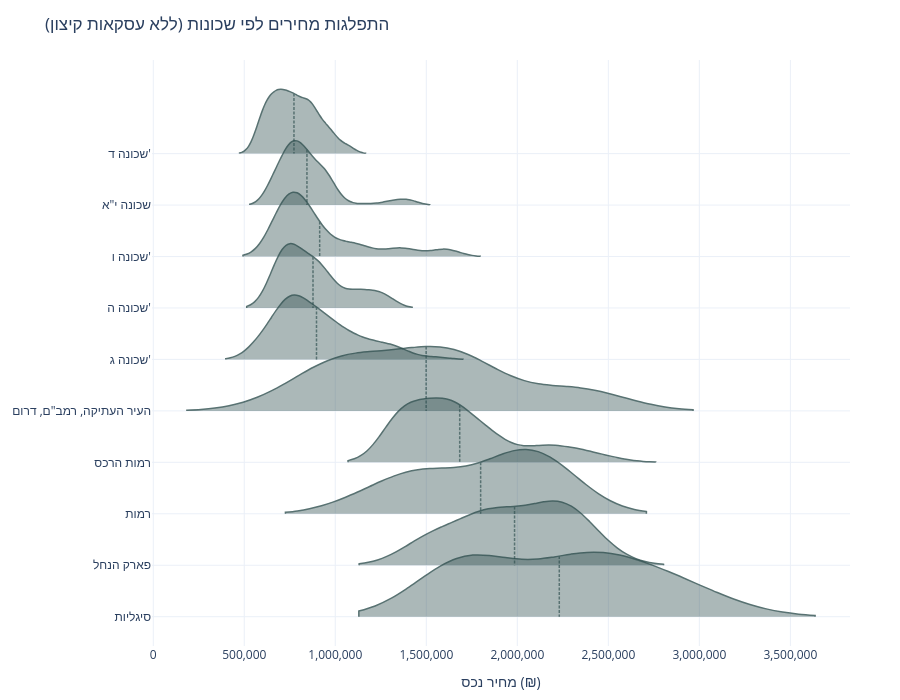

The notebook cell this image was saved under:
### Code cell
import plotly.express as px
import pandas as pd

# 1. סינון ראשוני: מינימום 15 נכסים בשכונה
min_listings = 15
neighborhood_counts = df_map['neighborhood'].value_counts()
valid_neighborhoods_initial = neighborhood_counts[neighborhood_counts >= min_listings].index
df_temp = df_map[df_map['neighborhood'].isin(valid_neighborhoods_initial)].copy()

# 2. חישוב חציון ומיון (מהזול ליקר)
median_prices = df_temp.groupby('neighborhood')['price'].median().sort_values()

# 3. בחירת ה-Top 5 וה-Bottom 5
if len(median_prices) > 10:
    bottom_5 = median_prices.head(5).index.tolist()
    top_5 = median_prices.tail(5).index.tolist()
    selected_neighborhoods = bottom_5 + top_5
else:
    selected_neighborhoods = median_prices.index.tolist()

# זה מוריד את עסקאות הקיצון שמותחות את הגרף
filtered_dfs = []
for hood in selected_neighborhoods:
    subset = df_temp[df_temp['neighborhood'] == hood]
    p05 = subset['price'].quantile(0.05) # גבול תחתון
    p95 = subset['price'].quantile(0.95) # גבול עליון
    clean_subset = subset[(subset['price'] >= p05) & (subset['price'] <= p95)]
    filtered_dfs.append(clean_subset)

# איחוד הנתונים הנקיים חזרה לדאטה-פריים אחד
df_ridge_clean = pd.concat(filtered_dfs)

print(f"יוצר גרף Ridge נקי (ללא קיצון) עבור {len(selected_neighborhoods)} שכונות")

# --- יצירת גרף Ridgeline ---
fig_ridge = px.violin(
    df_ridge_clean,
    x='price',
    y='neighborhood',
    color='neighborhood',
    orientation='h',
    title='התפלגות מחירים לפי שכונות (ללא עסקאות קיצון)',
    labels={'neighborhood': 'שכונה', 'price': 'מחיר בש"ח'},
    category_orders={'neighborhood': selected_neighborhoods},
    color_discrete_sequence=px.colors.qualitative.Prism,
    box=False,
    points=False
)

# --- עיצוב ה-Ridge ---
fig_ridge.update_traces(
    side='positive',
    width=2.5,
    meanline_visible=True,
    line=dict(color='DarkSlateGrey', width=1.5),
    opacity=0.8

)

fig_ridge.update_layout(
    template="plotly_white",
    showlegend=False,
    xaxis_tickformat = ',.0f',
    height=700,
    violinmode='overlay',
    yaxis=dict(
        showgrid=True,
        title=None,
        tickfont=dict(size=12)
    ),
    xaxis=dict(
        title="מחיר נכס (₪)",
        zeroline=False
    ),
    margin=dict(l=150, t=60, b=50, r=50)
)

fig_ridge.show()

### Figure 1 — Plotly figure (JSON) as saved in the notebook; plotly's stock layout.template omitted (floating-point values rounded to 4 significant figures; data arrays with more than 128 entries replaced by an {"elided": "..."} marker saying what was removed)
{"data": [{"alignmentgroup": "True", "box": {"visible": false}, "hovertemplate": "שכונה=%{y}<br>מחיר בש\"ח=%{x}<extra></extra>", "legendgroup": "שכונה ד'", "line": {"color": "DarkSlateGrey", "width": 1.5}, "marker": {"color": "rgb(95, 70, 144)"}, "meanline": {"visible": true}, "name": "שכונה ד'", "offsetgroup": "שכונה ד'", "opacity": 0.8, "orientation": "h", "points": false, "scalegroup": "True", "showlegend": true, "side": "positive", "type": "violin", "width": 2.5, "x": {"elided": "522 int values"}, "x0": " ", "xaxis": "x", "y": {"elided": "522 str values"}, "y0": " ", "yaxis": "y"}, {"alignmentgroup": "True", "box": {"visible": false}, "hovertemplate": "שכונה=%{y}<br>מחיר בש\"ח=%{x}<extra></extra>", "legendgroup": "שכונה י\"א", "line": {"color": "DarkSlateGrey", "width": 1.5}, "marker": {"color": "rgb(29, 105, 150)"}, "meanline": {"visible": true}, "name": "שכונה י\"א", "offsetgroup": "שכונה י\"א", "opacity": 0.8, "orientation": "h", "points": false, "scalegroup": "True", "showlegend": true, "side": "positive", "type": "violin", "width": 2.5, "x": [780000, 860000, 770000, 785000, 870000, 980000, 935000, 810000, 949888, 979000, 730000, 760000, 825000, 1175000, 955000, 750000, 830000, 1360000, 740000, 950000, 980000, 790000, 900000, 950000, 730000, 790000, 895000, 780000, 770000, 680000, 920000, 900000, 740000, 840000, 695000, 1350000, 870000, 870000, 875000, 840000, 810000, 830000, 629000, 675000, 790000, 850000, 950000, 680000, 920000, 960000, 990000, 860000, 749000, 820000, 685000, 630000, 830000, 840000, 840000, 760000, 650000, 775000, 780000, 750000, 789000, 920000, 730000, 660000, 870000, 760000, 720000, 730000, 799000, 720000, 800000, 930000, 879000, 1025000, 950000, 835000, 1420000, 699000, 699000, 660000, 799000, 699000, 867000, 650000, 1285000, 935000, 760000, 790000, 720000, 850000, 859000, 830000, 685000, 795000, 750000, 639000, 680000, 770000, 950000, 899000, 729000, 1295000, 1385000, 1060000, 750000, 650000, 950000, 840000, 845000, 650000, 940000, 995000, 730000, 770000, 770000, 800000, 1420000, 725000, 730000, 900000, 760000], "x0": " ", "xaxis": "x", "y": ["שכונה י\"א", "שכונה י\"א", "שכונה י\"א", "שכונה י\"א", "שכונה י\"א", "שכונה י\"א", "שכונה י\"א", "שכונה י\"א", "שכונה י\"א", "שכונה י\"א", "שכונה י\"א", "שכונה י\"א", "שכונה י\"א", "שכונה י\"א", "שכונה י\"א", "שכונה י\"א", "שכונה י\"א", "שכונה י\"א", "שכונה י\"א", "שכונה י\"א", "שכונה י\"א", "שכונה י\"א", "שכונה י\"א", "שכונה י\"א", "שכונה י\"א", "שכונה י\"א", "שכונה י\"א", "שכונה י\"א", "שכונה י\"א", "שכונה י\"א", "שכונה י\"א", "שכונה י\"א", "שכונה י\"א", "שכונה י\"א", "שכונה י\"א", "שכונה י\"א", "שכונה י\"א", "שכונה י\"א", "שכונה י\"א", "שכונה י\"א", "שכונה י\"א", "שכונה י\"א", "שכונה י\"א", "שכונה י\"א", "שכונה י\"א", "שכונה י\"א", "שכונה י\"א", "שכונה י\"א", "שכונה י\"א", "שכונה י\"א", "שכונה י\"א", "שכונה י\"א", "שכונה י\"א", "שכונה י\"א", "שכונה י\"א", "שכונה י\"א", "שכונה י\"א", "שכונה י\"א", "שכונה י\"א", "שכונה י\"א", "שכונה י\"א", "שכונה י\"א", "שכונה י\"א", "שכונה י\"א", "שכונה י\"א", "שכונה י\"א", "שכונה י\"א", "שכונה י\"א", "שכונה י\"א", "שכונה י\"א", "שכונה י\"א", "שכונה י\"א", "שכונה י\"א", "שכונה י\"א", "שכונה י\"א", "שכונה י\"א", "שכונה י\"א", "שכונה י\"א", "שכונה י\"א", "שכונה י\"א", "שכונה י\"א", "שכונה י\"א", "שכונה י\"א", "שכונה י\"א", "שכונה י\"א", "שכונה י\"א", "שכונה י\"א", "שכונה י\"א", "שכונה י\"א", "שכונה י\"א", "שכונה י\"א", "שכונה י\"א", "שכונה י\"א", "שכונה י\"א", "שכונה י\"א", "שכונה י\"א", "שכונה י\"א", "שכונה י\"א", "שכונה י\"א", "שכונה י\"א", "שכונה י\"א", "שכונה י\"א", "שכונה י\"א", "שכונה י\"א", "שכונה י\"א", "שכונה י\"א", "שכונה י\"א", "שכונה י\"א", "שכונה י\"א", "שכונה י\"א", "שכונה י\"א", "שכונה י\"א", "שכונה י\"א", "שכונה י\"א", "שכונה י\"א", "שכונה י\"א", "שכונה י\"א", "שכונה י\"א", "שכונה י\"א", "שכונה י\"א", "שכונה י\"א", "שכונה י\"א", "שכונה י\"א", "שכונה י\"א", "שכונה י\"א"], "y0": " ", "yaxis": "y"}, {"alignmentgroup": "True", "box": {"visible": false}, "hovertemplate": "שכונה=%{y}<br>מחיר בש\"ח=%{x}<extra></extra>", "legendgroup": "שכונה ו'", "line": {"color": "DarkSlateGrey", "width": 1.5}, "marker": {"color": "rgb(56, 166, 165)"}, "meanline": {"visible": true}, "name": "שכונה ו'", "offsetgroup": "שכונה ו'", "opacity": 0.8, "orientation": "h", "points": false, "scalegroup": "True", "showlegend": true, "side": "positive", "type": "violin", "width": 2.5, "x": {"elided": "206 int values"}, "x0": " ", "xaxis": "x", "y": {"elided": "206 str values"}, "y0": " ", "yaxis": "y"}, {"alignmentgroup": "True", "box": {"visible": false}, "hovertemplate": "שכונה=%{y}<br>מחיר בש\"ח=%{x}<extra></extra>", "legendgroup": "שכונה ה'", "line": {"color": "DarkSlateGrey", "width": 1.5}, "marker": {"color": "rgb(15, 133, 84)"}, "meanline": {"visible": true}, "name": "שכונה ה'", "offsetgroup": "שכונה ה'", "opacity": 0.8, "orientation": "h", "points": false, "scalegroup": "True", "showlegend": true, "side": "positive", "type": "violin", "width": 2.5, "x": [675000, 1240000, 655000, 829000, 770000, 1280000, 860000, 675000, 730000, 730000, 660000, 799000, 1240000, 660000, 975000, 670000, 1130000, 719888, 750000, 890000, 830000, 852000, 995000, 750000, 925000, 850000, 880000, 1150000, 850000, 985000, 1100000, 718000, 760000, 1290000, 910000, 1050000, 800000, 970000, 699000, 1070000, 1200000, 690000, 830000, 750000, 980000, 900000, 710000, 700000, 670000, 860000, 955000, 825000, 950000, 750000, 1150000, 750000, 920000, 890000, 749999, 680000, 770000, 700000, 645000, 769000, 829000, 950000, 930000, 699000, 890000, 1240000, 790000, 750000, 790000, 745000, 940000, 840000, 999000, 820000, 940000, 1150000, 699000, 1200000, 1240000, 840000, 899999, 900000, 1290000, 750000, 990000, 715000, 720000, 749000, 1220000, 1130000, 720000, 650000, 920000, 720000, 749000, 1120000, 870000, 749999, 660000, 1070000, 780000, 900000, 920000, 1130000, 760000, 745000, 1290000, 895000, 650000, 840000, 1250000, 730000, 1090000, 770000, 840000, 1100000, 750000, 835000, 760000, 665000, 925000, 890000], "x0": " ", "xaxis": "x", "y": ["שכונה ה'", "שכונה ה'", "שכונה ה'", "שכונה ה'", "שכונה ה'", "שכונה ה'", "שכונה ה'", "שכונה ה'", "שכונה ה'", "שכונה ה'", "שכונה ה'", "שכונה ה'", "שכונה ה'", "שכונה ה'", "שכונה ה'", "שכונה ה'", "שכונה ה'", "שכונה ה'", "שכונה ה'", "שכונה ה'", "שכונה ה'", "שכונה ה'", "שכונה ה'", "שכונה ה'", "שכונה ה'", "שכונה ה'", "שכונה ה'", "שכונה ה'", "שכונה ה'", "שכונה ה'", "שכונה ה'", "שכונה ה'", "שכונה ה'", "שכונה ה'", "שכונה ה'", "שכונה ה'", "שכונה ה'", "שכונה ה'", "שכונה ה'", "שכונה ה'", "שכונה ה'", "שכונה ה'", "שכונה ה'", "שכונה ה'", "שכונה ה'", "שכונה ה'", "שכונה ה'", "שכונה ה'", "שכונה ה'", "שכונה ה'", "שכונה ה'", "שכונה ה'", "שכונה ה'", "שכונה ה'", "שכונה ה'", "שכונה ה'", "שכונה ה'", "שכונה ה'", "שכונה ה'", "שכונה ה'", "שכונה ה'", "שכונה ה'", "שכונה ה'", "שכונה ה'", "שכונה ה'", "שכונה ה'", "שכונה ה'", "שכונה ה'", "שכונה ה'", "שכונה ה'", "שכונה ה'", "שכונה ה'", "שכונה ה'", "שכונה ה'", "שכונה ה'", "שכונה ה'", "שכונה ה'", "שכונה ה'", "שכונה ה'", "שכונה ה'", "שכונה ה'", "שכונה ה'", "שכונה ה'", "שכונה ה'", "שכונה ה'", "שכונה ה'", "שכונה ה'", "שכונה ה'", "שכונה ה'", "שכונה ה'", "שכונה ה'", "שכונה ה'", "שכונה ה'", "שכונה ה'", "שכונה ה'", "שכונה ה'", "שכונה ה'", "שכונה ה'", "שכונה ה'", "שכונה ה'", "שכונה ה'", "שכונה ה'", "שכונה ה'", "שכונה ה'", "שכונה ה'", "שכונה ה'", "שכונה ה'", "שכונה ה'", "שכונה ה'", "שכונה ה'", "שכונה ה'", "שכונה ה'", "שכונה ה'", "שכונה ה'", "שכונה ה'", "שכונה ה'", "שכונה ה'", "שכונה ה'", "שכונה ה'", "שכונה ה'", "שכונה ה'", "שכונה ה'", "שכונה ה'", "שכונה ה'", "שכונה ה'", "שכונה ה'"], "y0": " ", "yaxis": "y"}, {"alignmentgroup": "True", "box": {"visible": false}, "hovertemplate": "שכונה=%{y}<br>מחיר בש\"ח=%{x}<extra></extra>", "legendgroup": "שכונה ג'", "line": {"color": "DarkSlateGrey", "width": 1.5}, "marker": {"color": "rgb(115, 175, 72)"}, "meanline": {"visible": true}, "name": "שכונה ג'", "offsetgroup": "שכונה ג'", "opacity": 0.8, "orientation": "h", "points": false, "scalegroup": "True", "showlegend": true, "side": "positive", "type": "violin", "width": 2.5, "x": {"elided": "246 int values"}, "x0": " ", "xaxis": "x", "y": {"elided": "246 str values"}, "y0": " ", "yaxis": "y"}, {"alignmentgroup": "True", "box": {"visible": false}, "hovertemplate": "שכונה=%{y}<br>מחיר בש\"ח=%{x}<extra></extra>", "legendgroup": "העיר העתיקה, רמב\"ם, דרום", "line": {"color": "DarkSlateGrey", "width": 1.5}, "marker": {"color": "rgb(237, 173, 8)"}, "meanline": {"visible": true}, "name": "העיר העתיקה, רמב\"ם, דרום", "offsetgroup": "העיר העתיקה, רמב\"ם, דרום", "opacity": 0.8, "orientation": "h", "points": false, "scalegroup": "True", "showlegend": true, "side": "positive", "type": "violin", "width": 2.5, "x": [1630000, 1320000, 1600000, 1099000, 1750000, 1589000, 2300000, 1750000, 980000, 1760000, 899000, 1720000, 2499000, 940000, 1469000, 800000, 1850000, 2280000, 1080000, 1150000, 1099000, 1730000, 1450000, 1090000, 990000, 2350000, 2350000, 1320000, 920000, 1290000, 1580000, 1090000, 1550000, 1480000, 990000, 1890000, 2150000, 650000, 1420000, 799000, 1300000, 2500000, 1165000, 2180000, 1650000, 1550000, 1490000, 1000000, 1670000, 1790000], "x0": " ", "xaxis": "x", "y": ["העיר העתיקה, רמב\"ם, דרום", "העיר העתיקה, רמב\"ם, דרום", "העיר העתיקה, רמב\"ם, דרום", "העיר העתיקה, רמב\"ם, דרום", "העיר העתיקה, רמב\"ם, דרום", "העיר העתיקה, רמב\"ם, דרום", "העיר העתיקה, רמב\"ם, דרום", "העיר העתיקה, רמב\"ם, דרום", "העיר העתיקה, רמב\"ם, דרום", "העיר העתיקה, רמב\"ם, דרום", "העיר העתיקה, רמב\"ם, דרום", "העיר העתיקה, רמב\"ם, דרום", "העיר העתיקה, רמב\"ם, דרום", "העיר העתיקה, רמב\"ם, דרום", "העיר העתיקה, רמב\"ם, דרום", "העיר העתיקה, רמב\"ם, דרום", "העיר העתיקה, רמב\"ם, דרום", "העיר העתיקה, רמב\"ם, דרום", "העיר העתיקה, רמב\"ם, דרום", "העיר העתיקה, רמב\"ם, דרום", "העיר העתיקה, רמב\"ם, דרום", "העיר העתיקה, רמב\"ם, דרום", "העיר העתיקה, רמב\"ם, דרום", "העיר העתיקה, רמב\"ם, דרום", "העיר העתיקה, רמב\"ם, דרום", "העיר העתיקה, רמב\"ם, דרום", "העיר העתיקה, רמב\"ם, דרום", "העיר העתיקה, רמב\"ם, דרום", "העיר העתיקה, רמב\"ם, דרום", "העיר העתיקה, רמב\"ם, דרום", "העיר העתיקה, רמב\"ם, דרום", "העיר העתיקה, רמב\"ם, דרום", "העיר העתיקה, רמב\"ם, דרום", "העיר העתיקה, רמב\"ם, דרום", "העיר העתיקה, רמב\"ם, דרום", "העיר העתיקה, רמב\"ם, דרום", "העיר העתיקה, רמב\"ם, דרום", "העיר העתיקה, רמב\"ם, דרום", "העיר העתיקה, רמב\"ם, דרום", "העיר העתיקה, רמב\"ם, דרום", "העיר העתיקה, רמב\"ם, דרום", "העיר העתיקה, רמב\"ם, דרום", "העיר העתיקה, רמב\"ם, דרום", "העיר העתיקה, רמב\"ם, דרום", "העיר העתיקה, רמב\"ם, דרום", "העיר העתיקה, רמב\"ם, דרום", "העיר העתיקה, רמב\"ם, דרום", "העיר העתיקה, רמב\"ם, דרום", "העיר העתיקה, רמב\"ם, דרום", "העיר העתיקה, רמב\"ם, דרום"], "y0": " ", "yaxis": "y"}, {"alignmentgroup": "True", "box": {"visible": false}, "hovertemplate": "שכונה=%{y}<br>מחיר בש\"ח=%{x}<extra></extra>", "legendgroup": "רמות הרכס", "line": {"color": "DarkSlateGrey", "width": 1.5}, "marker": {"color": "rgb(225, 124, 5)"}, "meanline": {"visible": true}, "name": "רמות הרכס", "offsetgroup": "רמות הרכס", "opacity": 0.8, "orientation": "h", "points": false, "scalegroup": "True", "showlegend": true, "side": "positive", "type": "violin", "width": 2.5, "x": {"elided": "224 int values"}, "x0": " ", "xaxis": "x", "y": {"elided": "224 str values"}, "y0": " ", "yaxis": "y"}, {"alignmentgroup": "True", "box": {"visible": false}, "hovertemplate": "שכונה=%{y}<br>מחיר בש\"ח=%{x}<extra></extra>", "legendgroup": "רמות", "line": {"color": "DarkSlateGrey", "width": 1.5}, "marker": {"color": "rgb(204, 80, 62)"}, "meanline": {"visible": true}, "name": "רמות", "offsetgroup": "רמות", "opacity": 0.8, "orientation": "h", "points": false, "scalegroup": "True", "showlegend": true, "side": "positive", "type": "violin", "width": 2.5, "x": [2180000, 2090000, 1390000, 2000000, 1450000, 1630000, 1500000, 1980000, 2300000, 2000000, 2300000, 1960000, 1399000, 1150000, 1780000, 1135000, 1590000, 1980000, 1390000, 1770000, 2090000, 2150000, 2150000], "x0": " ", "xaxis": "x", "y": ["רמות", "רמות", "רמות", "רמות", "רמות", "רמות", "רמות", "רמות", "רמות", "רמות", "רמות", "רמות", "רמות", "רמות", "רמות", "רמות", "רמות", "רמות", "רמות", "רמות", "רמות", "רמות", "רמות"], "y0": " ", "yaxis": "y"}, {"alignmentgroup": "True", "box": {"visible": false}, "hovertemplate": "שכונה=%{y}<br>מחיר בש\"ח=%{x}<extra></extra>", "legendgroup": "פארק הנחל", "line": {"color": "DarkSlateGrey", "width": 1.5}, "marker": {"color": "rgb(148, 52, 110)"}, "meanline": {"visible": true}, "name": "פארק הנחל", "offsetgroup": "פארק הנחל", "opacity": 0.8, "orientation": "h", "points": false, "scalegroup": "True", "showlegend": true, "side": "positive", "type": "violin", "width": 2.5, "x": [2350000, 2300000, 2400000, 1800000, 2075000, 2075000, 2200000, 2300000, 1700000, 1880000, 1550000, 1990000, 1450000, 1865000, 1850000, 2270000, 2190000, 2100000, 2250000, 1920000, 1500000, 1800000, 1940000, 2280000, 2250000, 2190000, 2499000, 1435000, 2150000, 1600000, 1750000, 1850000, 2399000, 2250000, 1550000, 1999000, 1650000, 1810000], "x0": " ", "xaxis": "x", "y": ["פארק הנחל", "פארק הנחל", "פארק הנחל", "פארק הנחל", "פארק הנחל", "פארק הנחל", "פארק הנחל", "פארק הנחל", "פארק הנחל", "פארק הנחל", "פארק הנחל", "פארק הנחל", "פארק הנחל", "פארק הנחל", "פארק הנחל", "פארק הנחל", "פארק הנחל", "פארק הנחל", "פארק הנחל", "פארק הנחל", "פארק הנחל", "פארק הנחל", "פארק הנחל", "פארק הנחל", "פארק הנחל", "פארק הנחל", "פארק הנחל", "פארק הנחל", "פארק הנחל", "פארק הנחל", "פארק הנחל", "פארק הנחל", "פארק הנחל", "פארק הנחל", "פארק הנחל", "פארק הנחל", "פארק הנחל", "פארק הנחל"], "y0": " ", "yaxis": "y"}, {"alignmentgroup": "True", "box": {"visible": false}, "hovertemplate": "שכונה=%{y}<br>מחיר בש\"ח=%{x}<extra></extra>", "legendgroup": "סיגליות", "line": {"color": "DarkSlateGrey", "width": 1.5}, "marker": {"color": "rgb(111, 64, 112)"}, "meanline": {"visible": true}, "name": "סיגליות", "offsetgroup": "סיגליות", "opacity": 0.8, "orientation": "h", "points": false, "scalegroup": "True", "showlegend": true, "side": "positive", "type": "violin", "width": 2.5, "x": [3095000, 2590000, 2345000, 1700000, 2150000, 2700000, 1790000, 1700000, 1750000, 1700000, 2390000, 2450000, 2300000, 1740000, 1670000, 2690000, 2880000, 2300000, 2350000, 2880000, 1670000], "x0": " ", "xaxis": "x", "y": ["סיגליות", "סיגליות", "סיגליות", "סיגליות", "סיגליות", "סיגליות", "סיגליות", "סיגליות", "סיגליות", "סיגליות", "סיגליות", "סיגליות", "סיגליות", "סיגליות", "סיגליות", "סיגליות", "סיגליות", "סיגליות", "סיגליות", "סיגליות", "סיגליות"], "y0": " ", "yaxis": "y"}], "layout": {"height": 700, "legend": {"title": {"text": "שכונה"}, "tracegroupgap": 0}, "margin": {"b": 50, "l": 150, "r": 50, "t": 60}, "showlegend": false, "title": {"text": "התפלגות מחירים לפי שכונות (ללא עסקאות קיצון)"}, "violinmode": "overlay", "xaxis": {"anchor": "y", "domain": [0, 1], "tickformat": ",.0f", "title": {"text": "מחיר נכס (₪)"}, "zeroline": false}, "yaxis": {"anchor": "x", "categoryarray": ["סיגליות", "פארק הנחל", "רמות", "רמות הרכס", "העיר העתיקה, רמב\"ם, דרום", "שכונה ג'", "שכונה ה'", "שכונה ו'", "שכונה י\"א", "שכונה ד'"], "categoryorder": "array", "domain": [0, 1], "showgrid": true, "tickfont": {"size": 12}, "title": {}}}}
